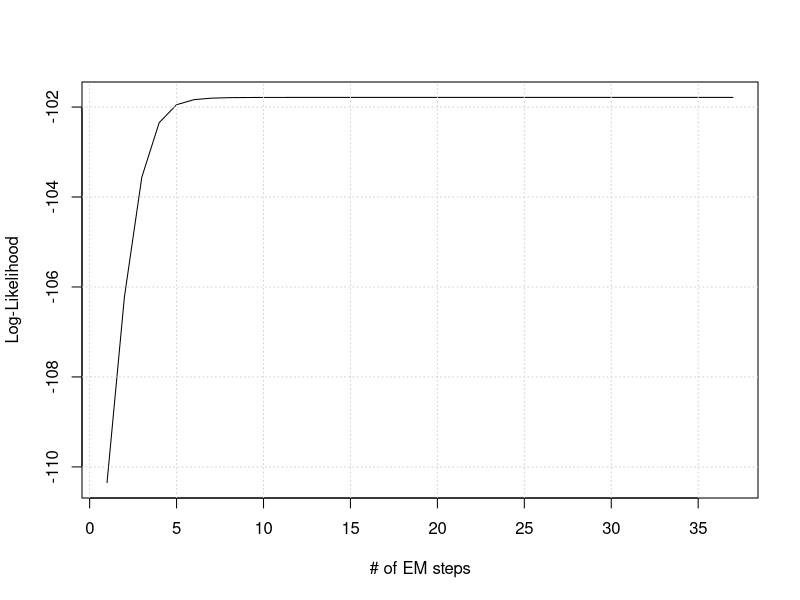
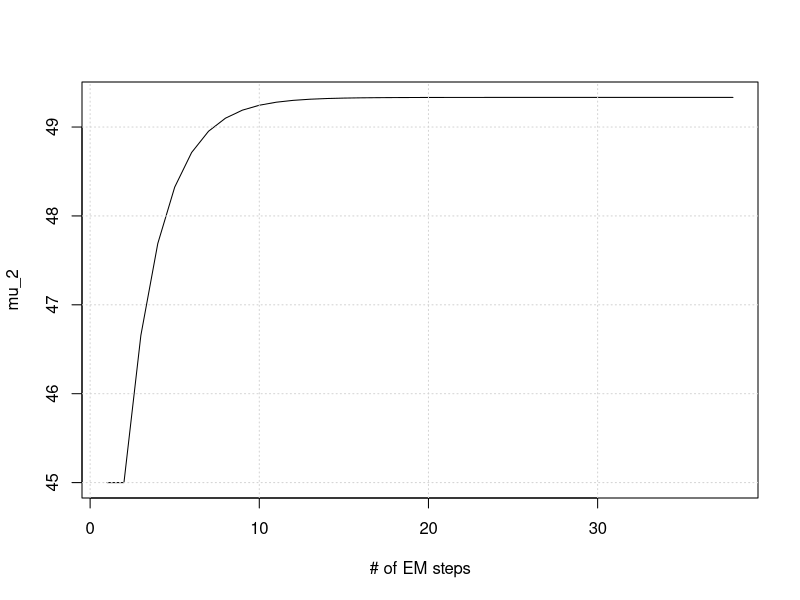
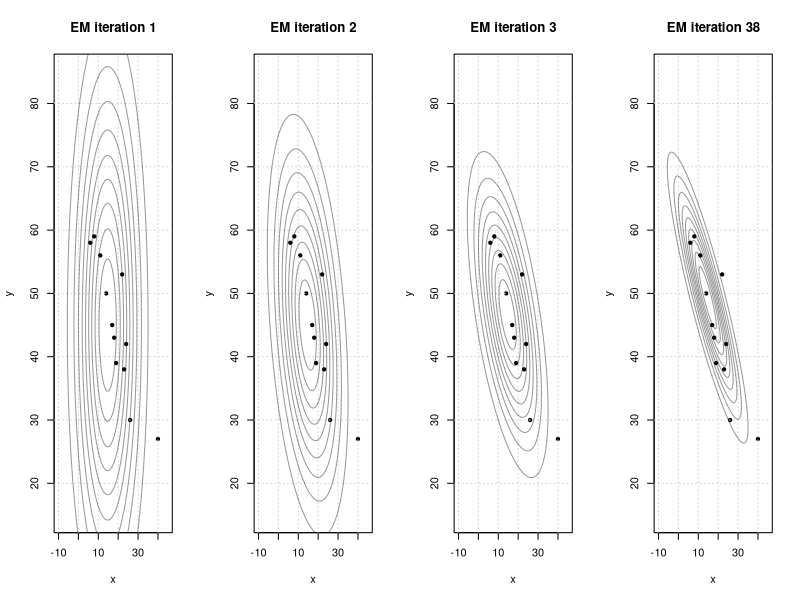
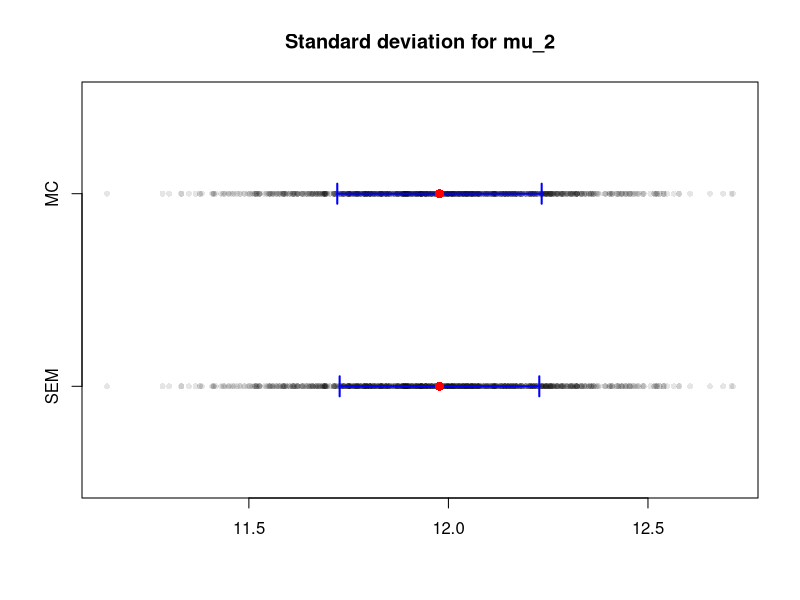
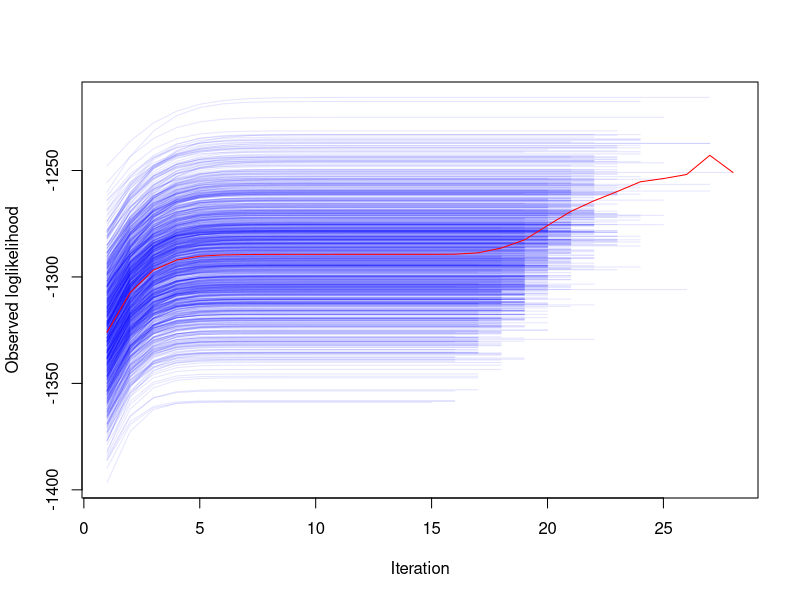

The R script that drew these images, in order:
#library(VIM)
#data(sleep, package = "VIM")
#data(tao, package = "VIM")
#data(chorizonDL, package = "VIM")
#data(testdata, package = "VIM")

library(MASS)
library(mixtools)
library(plyr)

####################
### EM Algorithm ###
####################

initialize <- function(data, type = "canonical") {
  x <- data[,1]
  y <- na.omit(data[,2])
  n <- length(x)
  
  # Initalize
  mu <- c(mean(x), mean(y))
  s_xx <- (1/n)*(sum(x^2) - sum(x)^2/n)
  s_yy <- (1/n)*(sum(y^2) - sum(y)^2/n)
  cov <- matrix(c(s_xx, 0, 0, s_yy), nrow = 2, ncol = 2)
  
  return(list(mu = mu, cov = cov))
}

emstep <- function(data, indicator, params) {
  mu <- params$mu
  cov <- params$cov
  x <- data[,1]
  y <- data[,2]
  n <- length(x)
  
  ## E step, update data
  
  # Regression estimation
  beta_1 <- cov[1,2]/cov[1,1]
  beta_0 <- mu[2] - beta_1*mu[1]
  sig_y_x <- cov[2,2] - beta_1^2*cov[1,1]
  
  # Imputation
  y[indicator] <- beta_0 + beta_1*x[indicator]
  
  # Estimate sufficient statistics
  sum_y <- sum(y)
  sum_xy <- sum(x*y)
  sum_yy <- sum(c(y[indicator]^2 + sig_y_x, y[!indicator]^2))
  
  ## M step, update parameters
  
  mu[2] <- mean(y)
  
  cov[1,2] <- cov[2,1] <-  (1/n)*(sum_xy - (sum_y*sum(x))/n)
  cov[2,2] <- (1/n)*(sum_yy - sum_y^2/n)
  
  # Return data and params
  return(params = list(mu = mu, cov = cov))
}

objective <- function(data, indicator, params) {
  # Calculate 2D log likelihood where x and y is observed
  if(sum(!indicator) > 0) {
    const <- -log(2*pi)
    det <- -(1/2)*log(det(params$cov))
    maha <- -(1/2)*mahalanobis(data[!indicator,], params$mu, params$cov)
    log1 <- sum(const + det + maha)
  } else {
    log1 <- 0
  }

  # Calculate 1D log likelihood where just x is observed
  if(sum(indicator) > 0) {
    const <- -(1/2)*log(2*pi)
    det <- -(1/2)*log(params$cov[1,1])
    maha <- -(1/2)*(data[indicator,][,1]-params$mu[1])^2/params$cov[1,1]
    log2 <- sum(const + det + maha)
  } else {
    log2 <- 0
  }

  return(log1+log2)
}

em_algorithm <- function(data, tolerance) {
  
  params <- initialize(data)
  indicator <- is.na(data[,2])
  vecLoglike <- NULL
  vecParams <- list(params)
  
  repeat {
    # EM step
    params <- emstep(data, indicator, params)
    vecParams <- append(vecParams, list(params))
    
    # Calculate objective (likelihood)
    vecLoglike <- append(vecLoglike, objective(data, indicator, params))
    
    # Check if convergence criterion is hit
    last <- length(vecLoglike)
    if(last >= 2 && abs(vecLoglike[last] - vecLoglike[last-1]) < tolerance) {
      break
    }
  }
  
  return(list(loglike = vecLoglike, params = vecParams))
}

# Data

# Enders example
#x <- c(78,84,84,85,87,91,92,94,94,96,99,105,105,106,108,112,113,115,118,134)
#y <- c(NA,NA,NA,NA,NA,NA,NA,NA,NA,NA,7,10,11,15,10,10,12,14,16,12)

# Paper example 3
x <- c(8,6,11,22,14,17,18,24,19,23,26,40,4,4,5,6,8,10)
y <- c(59,58,56,53,50,45,43,42,39,38,30,27,NA,NA,NA,NA,NA,NA)

data <- matrix(c(x,y), ncol = 2)

# Run algorithm
result <- em_algorithm(data, tolerance = 10^-24)

# Plot convergence of log likelihood
plot(result$loglike, type = "l", xlab = "# of EM steps", ylab = "Log-Likelihood")
grid()

# Plot behavior of mu2
mu2 <- sapply(result$params, function(param){param$mu[2]})
plot(mu2, type = "l", xlab = "# of EM steps", ylab = "mu_2")
grid()

# contour plot
par(mfrow=c(1,4))
for(i in c(1,2,3,length(result$params))) {
  plot(data, pch = 20, xlim = c(-10,45), ylim = c(15,85),
       xlab = "x", ylab = "y", main = paste("EM iteration", i))
  grid()
  for(j in 1:9) ellipse(mu=result$params[[i]]$mu, sigma=result$params[[i]]$cov,
                        alpha = (j*0.1), npoints = 250, col=rgb(0,0,0,alpha=0.4))
}
par(mfrow=c(1,1))

#####################
### SEM Algorithm ###
#####################

calculateRatio <- function(data, params, i, j, tolerance) {
  indicator <- is.na(data[,2])
  vecR <- NULL
  
  # Get last parameter element (MLE)
  mle <- unlist(tail(params, 1)[[1]])
  
  t <- 1
  repeat {
    # Get current state of theta from em computation
    theta_t <- unlist(params[[t]])
    
    # Define theta_i as the final mle and replace i-th value with current state
    theta_t_i <- mle
    theta_t_i[[i]] <- theta_t[[i]]
    
    # Do EM step using theta_i: convert parameters to list, then do step
    paramList <- list(mu = theta_t_i[1:2],
                      cov = matrix(theta_t_i[3:6], nrow = 2, ncol = 2))
    theta_t_1_i <- unlist(emstep(data, indicator, paramList))
    
    # Calculate ratio
    #print(paste(theta_t_1_i[[j]],mle[[j]],theta_t[[i]],mle[[i]]))
    vecR <- append(vecR, (theta_t_1_i[[j]] - mle[[j]])/(theta_t[[i]] - mle[[i]]))
    
    # Increase iteration
    t <- t+1
    
    # Check if convergence criterion is hit or we're running out of original estimations
    last <- length(vecR)
    if((last >= 2 && abs(vecR[last] - vecR[last-1]) < tolerance)) {
      break
    }
    if(t >= length(params)) {
      warning("SEM did not converge for one component.")
      break
    }
  }
  
  #print(vecR)
  
  # Just return last rate
  return(vecR[length(vecR)])
}

calculateDM <- function(data, params, tolerance) {
  # Parameters to estimate in DM*
  # 1: mu1, 2: mu2, 3: s_xx, 4/5: s_xy, 6: s_yy
  estimates <- c(2,4,6)
  
  # Number of parameters to calculate variance for
  d <- length(estimates)
  
  # Define empty DM matrix
  DM <- matrix(nrow = d, ncol = d)
  
  # Calculate any r_ij and store in DM
  for(i in 1:d) {
    for(j in 1:d) {
      DM[i,j] <- calculateRatio(data, params, estimates[i], estimates[j], tolerance)
      #print(paste(i,j,":",DM[i,j]))
    }
  }
  
  # Return whole DM
  return(DM)
}

# calculateDM2 <- function(data, params, tolerance) {
#   indicator <- is.na(data[,2])
#   mle <- unlist(tail(params, 1)[[1]])
#   DM <- matrix(nrow = 3, ncol = 3)
#   estimate <- c(2,4,6)
#   
#   for(t in 1:(length(params)-1)) {
#     for(i in 1:3) {
#       theta_t_i <- mle
#       theta_t_i[estimate[i]] <- unlist(params[[t]])[estimate[i]]
#       
#       tild_theta_t_i <- emstep(data, indicator, list(mu = theta_t_i[1:2], cov = matrix(theta_t_i[3:6], 2, 2)))
#       
#       top <- unlist(tild_theta_t_i)[estimate]-mle[estimate]
#       bot <- unlist(params[[t]])[estimate[i]]-mle[estimate[i]]
#       DM[i,] <- top/bot
#     }
#     print(DM)
#     #print(top[[1]])
#     #print(bot)
#   }
#   
# }

sem_algorithm <- function(data, params, tolerance) {
  n <- length(data[,1])
  
  # params <- result$params
  
  # Get DM* matrix
  DM <- calculateDM(data, params, tolerance)
  
  # Get covariance matrix of MLE estimate (last step from em algorithm)
  cov <- tail(params, 1)[[1]]$cov
  
  # Preparation of c
  c <- -cov[1,2]^6+3*cov[1,1]*cov[2,2]*cov[1,2]^4-3*(cov[1,1]*cov[2,2]*cov[1,2])^2+(cov[1,1]*cov[2,2])^3
  
  # Calculate G1 if I_oc
  G1_11 <- cov[1,1]
  G1_12 <- 0
  G1_22 <- 2*cov[1,1]^2
  
  G1 <- (1/n)*matrix(c(G1_11, G1_12, G1_12, G1_22), nrow = 2, ncol = 2)
  
  # Calculate G2 if I_oc
  G2_11 <- cov[1,2]
  G2_12 <- 0
  G2_13 <- 0
  G2_21 <- 0
  G2_22 <- 2*cov[1,1]*cov[2,2]
  G2_23 <- 2*det(cov)^2*(cov[1,1]*cov[2,2]*cov[1,2]^2 - cov[1,2]^4)/c
  
  G2 <- (1/n)*matrix(c(G2_11, G2_12, G2_13, G2_21, G2_22, G2_23),
                     nrow = 2, ncol = 3, byrow = TRUE)
  
  # Calculate G3 of I_oc
  G3_11 <- cov[2,2]
  G3_12 <- 0
  G3_13 <- 0
  G3_22 <- det(cov)^2*((cov[1,1]*cov[2,2])^2 - cov[1,2]^4)/c
  G3_23 <- 2*cov[2,2]*cov[1,2]
  G3_33 <- 2*cov[2,2]^2
  
  G3 <- (1/n)*matrix(c(G3_11, G3_12, G3_13, G3_12, G3_22, G3_23,
                       G3_13, G3_23, G3_33), nrow = 3, ncol = 3)
  
  # Compute Delta V*
  DV <- (G3 - t(G2)%*%solve(G1)%*%G2)%*%DM%*%solve(diag(3)-DM)
  
  return(G3 + DV)
}

#DM <- calculateDM(data, result$params, 10^-4)
V <- sem_algorithm(data, result$params, 10^-4)

##################
### Simulation ###
##################

simulation <- function(data, N, nSim, tolerance) {
  results <- vector("list", length = nSim)
  loglikes <- vector("list", length = nSim)
  mles <- matrix(3*nSim, nrow = nSim, ncol = 3)
  
  for(iSim in 1:nSim) {
    results[iSim] <- list(em_algorithm(data[((iSim-1)*N+1):(iSim*N),], tolerance^2))
    loglikes[iSim] <- list(results[iSim][[1]]$loglike)
    #print(str(results[iSim][[1]]$loglike))
    mles[iSim,] <- unlist(tail(results[[iSim]]$params, 1)[[1]])[c(2,4,6)]
  }
  
  # Calculate MC SD values
  #mcSd <- apply(mles, 2, function(col) {sd(col)})
  mcSd <- apply(mles, 2, function(col) {
    return(sqrt((1/nSim)*(sum(col^2) - sum(col)^2/nSim)))
  })
  names(mcSd) <- c("sd(mu2)","sd(cov12)","sd(cov22)")
  
  # Calculate SEM
  semVars <- vector("list", length = nSim)
  semVars <- matrix(3*nSim, nrow = nSim, ncol = 3)
  for(iSim in 1:nSim) {
    sem <- sem_algorithm(data[((iSim-1)*N+1):(iSim*N),], results[[iSim]]$params, tolerance)
    #print(sem)
    semVars[iSim,] <- suppressWarnings(sqrt(diag(sem)))
  }
  ## FIXME: Hack! diag(sem) should always be positive!!
  if(sum(is.nan(semVars)) > 0) {
    warning("Sem V matrix probably not positive semidefinite. Probably reached saddle point. Increase EM iterations.")
  }
  #semSd <- apply(semVars, 2, function(col) {mean(col[!is.nan(col)])})
  semSd <- apply(semVars, 2, function(col) {mean(col)})
  names(semSd) <- c("sd(mu2)","sd(cov12)","sd(cov22)")
  
  # Calculate average observed information values
  # ...
  
  return(list(loglikes = loglikes, mles = mles, sd = list(mc = mcSd, sem = semSd)))
}

nSim <- 1000 # 1000
N <- 250 # 250

data <- data_mcar <- data_mar <-
  mvrnorm(N*nSim, c(100,12), matrix(c(169,19.5,19.5,9), nrow = 2, ncol = 2))

# Generate MCAR data
na <- rbinom(N*nSim,1,0.5)
data_mcar[,2][as.logical(na)] <- NA

results_mcar <- simulation(data_mcar, N, nSim, 10^-4)

meanMu2 <- mean(results_mcar$mles[,1])
mcSdMu2 <- results_mcar$sd$mc[[1]]
plot(results_mcar$mles[,1], rep(1,nSim), pch = 16, col = rgb(0,0,0,0.1), cex = 0.8,
     ylim = c(-0.5,1.5), ylab = "", xlab = "", yaxt = 'n',
     main = "Standard deviation for mu_2")
axis(2, at = c(1,0), labels = c("MC", "SEM"))
arrows(meanMu2-mcSdMu2,1,meanMu2+mcSdMu2,1, col = "blue", code=3, length=0.1, angle = 90, lwd = 2)
points(meanMu2, 1, pch = 16, col = "red", cex = 1.2)

semSdMu2 <- results_mcar$sd$sem[[1]]
points(results_mcar$mles[,1], rep(0,nSim), pch = 16, col = rgb(0,0,0,0.1), cex = 0.8)
arrows(meanMu2-semSdMu2,0,meanMu2+semSdMu2,0, col = "blue", code=3, length=0.1, angle = 90, lwd = 2)
points(meanMu2, 0, pch = 16, col = "red", cex = 1.2)



# Plot MCAR result
logs <- ldply(results_mcar$loglikes, rbind)
plot(1, xlab = "Iteration", ylab = "Observed loglikelihood",
     xlim = c(1,dim(logs)[2]),
     ylim = c(min(logs, na.rm = TRUE), max(logs, na.rm = TRUE)))
for(i in 1:length(results_mcar$loglikes)) {
  lines(1:length(logs[i,]), logs[i,], col = rgb(0,0,1,0.1))
}
lines(apply(logs, 2, mean, na.rm = TRUE), col = "red")

# Generate MAR data
data_mar[,2][data_mar[,1] < median(data_mar[,1])] <- NA

results_mar <- simulation(data_mar, N, nSim, 10^-4)
